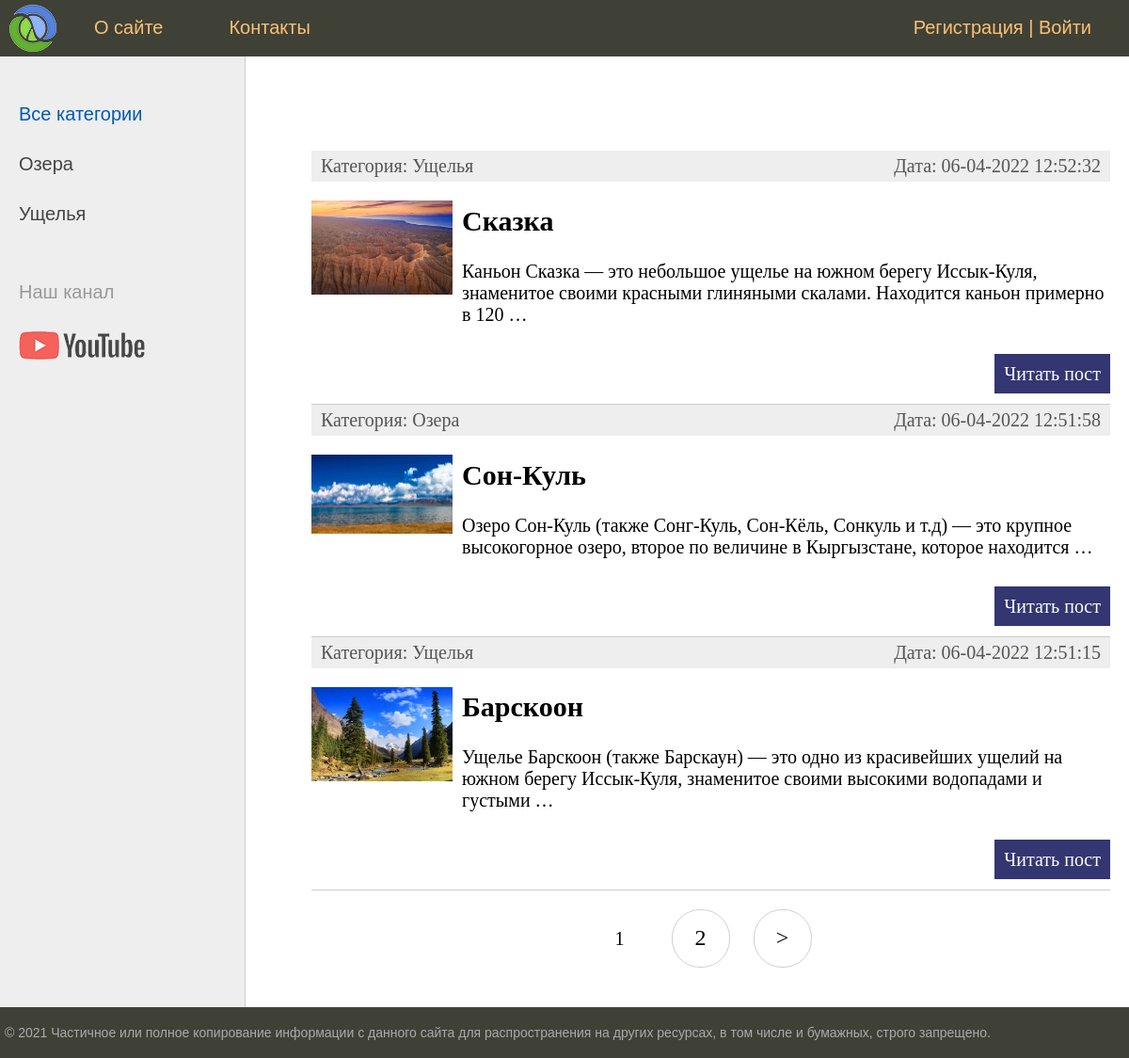
The page / on the database its author committed.
### tours/models.py (models this page shows, shortened)
class Categories(models.Model):
    name = models.CharField(max_length=100, db_index=True, verbose_name='Категория')
    slug = models.SlugField(max_length=255, unique=True, db_index=True, verbose_name='URL')
    class Meta:
        verbose_name = 'Категория'
        verbose_name_plural = 'Категории'
        ordering = ['id']
    def __str__(self):
        return self.name
    def get_absolute_url(self):
        return reverse('category', kwargs={'cat_slug': self.slug})

class Tours(models.Model):
    title = models.CharField(max_length=255, verbose_name='Заголовок')
    slug = models.SlugField(max_length=255, unique=True, db_index=True, verbose_name='URL')
    content = models.TextField(blank=True, verbose_name='Содержание')
    photo = models.ImageField(upload_to='photos/%Y/%m/%d', verbose_name='Превью')
    time_create = models.DateTimeField(auto_now_add=True, verbose_name='Время создания')
    time_update = models.DateTimeField(auto_now=True, verbose_name='Время обновления')
    is_published = models.BooleanField(default=True, verbose_name='Опубликовано')
    cat_id = models.ForeignKey('Categories', on_delete=models.PROTECT, null=True, verbose_name='Категория')
    class Meta:
        verbose_name = 'Тур'
        verbose_name_plural = 'Туры'
        ordering = ['-time_update', 'title']
    def get_absolute_url(self):
        return reverse('post', kwargs={'post_slug': self.slug})

### tours/views.py (the view)
# urls.py: path('', ToursHome.as_view(), name='home'),
class ToursHome(DataMixin, ListView):
    model = Tours
    template_name = 'tours/index.html'
    context_object_name = 'tours'
    def get_context_data(self, *, object_list=None, **kwargs):
        context = super().get_context_data(**kwargs)
        c_def = self.get_user_context(title='Главная страница')
        return context | c_def
    def get_queryset(self):
        return Tours.objects.filter(is_published=True).select_related('cat_id')

### tours/templatetags/tours_tags.py (called while the page is built)
@register.inclusion_tag('tours/list_categories.html')
def show_categories(cats, cat_selected = 0):
    return {'cats': cats, 'cat_selected': cat_selected}

@register.inclusion_tag('tours/list_menu.html')
def show_menu(menu, user):
    return {'menu': menu , 'user': user}

### tours/utils.py (called while the page is built)
    def get_user_context(self, **kwargs):
        context = kwargs
        cats = cache.get('cats')
        if not cats:
            context['cats'] = Categories.objects.annotate(Count('tours'))
            cache.set('cats', cats, 60)
        user_menu = menu.copy()
        if not self.request.user.is_authenticated:
            user_menu.pop(1)
        context['menu'] = user_menu
        if 'cat_selected' not in context:
            context['cat_selected'] = 0
        return context

### tours/templates/tours/index.html (shortened to what this page needs)
{% extends 'tours/base.html' %}
{% block content %}
<ul class="list-articles">
	{% for item in tours %}
	<li><div class="article-panel">
		<p class="first">Категория: {{item.cat_id}}</p>
		<p class="last">Дата: {{item.time_update|date:"d-m-Y H:i:s"}}</p>
	</div>
		{% if item.photo %}
			<p><img class='img-article-left thumb' src = "{{ item.photo.url }}"></p>
		{% endif %}
		<h2>{{item.title}}</h2>
		{% autoescape on %}
			<p>{{item.content|linebreaks|truncatewords:20}}</p>
		{% endautoescape %}
			<p class="link-read-post"><a href="{{item.get_absolute_url}}">Читать пост</a></p>
	</li>
	{% endfor %}
</ul>
{% endblock %}

### tours/templates/tours/base.html (shortened to what this page needs)
{% load static %}
{% load tours_tags %}
<!DOCTYPE html>
<html>
<head>
	<link type="text/css" href="{% static 'tours/css/styles.css' %}" rel="stylesheet" />
</head>
<body>
<table class="table-page" border=0 cellpadding="0" cellspacing="0">
<tr><td valign=top>
{% block mainmenu %}
		<div class="header">
			<ul id="mainmenu" class="mainmenu">
			<li class="logo"><a href="{% url 'home' %}"><div class="logo"></div></a></li>
		{% show_menu menu=menu user=user %}
			</ul>
		</div>
{% endblock mainmenu %}
<table class="table-content" border=0 cellpadding="0" cellspacing="0">
<tr>
	<td valign="top" class="left-chapters">
	<ul id="leftchapters">
		{% if cat_selected == 0 %}
			<li class="selected">Все категории</li>
		{% else %}
			<li><a href="{% url 'home' %}">Все категории</a></li>
		{% endif %}
		{% show_categories cats=cats cat_selected=cat_selected  %}
		<li class="share">
		<p>Наш канал</p>
		<a class="share-yt" href="https://www.youtube.com/channel/UClJzWfGWuGJL2t-3dYKcHTA/playlists" target="_blank" rel="nofollow"></a>
		</li>
	</ul>
</td>
<td valign="top" class="content">
	<div class="content-text">
{% block content %}
{% endblock %}
{% if page_obj.has_other_pages %}
<nav class="list-pages">
	<ul>
		{% for p in paginator.page_range %}
		{% if page_obj.number == p %}
			<li class="page-num page-num-selected">{{p}}</li>
		{% elif p >= page_obj.number|add:-2 and p <= page_obj.number|add:2 %}
			<li class="page-num">
				<a href="?page={{p}}">{{p}}</a>
			</li>
		{% endif %}
		{% endfor %}
		{% if page_obj.has_next %}
		<li class="page-num">
			<a href="?page={{page_obj.next_page_number }}">&gt;</a>
		</li>
		{% endif %}
	</ul>
</nav>
{% endif %}
	</div>
</td></tr></table>
</td></tr>
<tr><td valign=top>
	<div id="footer">
		<p>&copy; 2021 Частичное или полное копирование информации с данного сайта для распространения на других ресурсах, в том числе и бумажных, строго запрещено.</p>
	</div>
</td></tr></table>
</body>
</html>

### tours/templates/tours/list_menu.html
{% for m in menu %}
	<li><a href="{% url m.url_name %}">{{m.title}}</a></li>
{% endfor %}
{% if user.is_authenticated %}
	<li class="last"> {{user.username}} | <a href="{% url 'logout' %}">Выйти</a></li>
	{% else %}
		<li class="last"><a href="{% url 'register' %}">Регистрация</a> | <a href="{% url 'login' %}">Войти</a></li>
	{% endif %}

### tours/templates/tours/list_categories.html
{% for cat in cats %}
{% if cat.tours__count > 0 %}
    {% if cat_selected.slug == cat.slug %}
        <li class="selected">{{cat.name}}</li>
    {% else %}
        <li><a href="{{cat.get_absolute_url}}">{{cat.name}}</a></li>
    {% endif%}
{% endif%}
{% endfor %}

### tours/static/tours/css/styles.css (style rules this page uses)
html, body { font-family: 'Arial'; margin: 0; padding: 0; height: 100%; width: 100%; color: #444; }
a { color: #0059b2; text-decoration: none; }
img { max-width: 600px; height: auto; }
img.img-article-left { max-width: 300px; height: auto; float: left; padding: 0 10px 10px 0; }
img.img-article-left.thumb { max-width: 150px; height: auto; }
p.link-read-post { text-align: right; }
p.link-read-post a { padding: 10px; min-width: 100px; background: #333671; color: #fff; text-decoration: none; }
div.article-panel { background: #eee; padding: 5px 10px 5px 10px; box-sizing: border-box; overflow: hidden; color: #555; }
div.article-panel p.first { margin: 0; float: left; }
div.article-panel p.last { margin: 0; float: right; }
ul.list-articles { list-style: none; margin: 0; padding: 0; }
ul.list-articles li { border-bottom: 1px solid #ccc; }
.table-page { width: 100%; height: 100%; vertical-align: top; }
.table-page tr { height: 100%; }
.header { background: #3F4137; height: 60px; }
.logo { background: url('../images/logo.png') no-repeat 10px 5px; width: 70px; height: 60px; }
ul.mainmenu { list-style: none; margin: 0; padding: 0; height: 60px; color: #fdc073; font-size: 20px; overflow: hidden; }
ul.mainmenu li { float: left; margin: 18px 40px 0 30px; }
ul.mainmenu li.logo { margin: 0; }
ul.mainmenu li.last { float: right; }
ul.mainmenu li a { color: #fdc073; text-decoration: none; }
.table-content { width: 100%; min-height: 100%; height: 100%; }
.left-chapters { margin: 0; background: #eee; border-right: 1px solid #ccc; min-height: 100%; }
.left-chapters ul { width: 230px; min-height: 100%; margin: 0; padding: 20px 10px 10px 20px; list-style: none; font-size: 20px; }
.left-chapters ul li { margin: 30px 0 0 0; color: #999; }
.left-chapters ul li.selected { color: #0059b2; }
.left-chapters ul li a { color: #444; text-decoration: none; }
.left-chapters ul li.share { margin: 60px 0 0 0; }
.left-chapters ul li.share p { margin: 30px 0 30px 0; }
.left-chapters ul li.share a { display: inline-block; width: 40px; height: 40px; margin: 0 20px 0 0; }
.left-chapters ul li.share a.share-yt { width: 100%; height: 30px; background: url('../images/share_yt.png') no-repeat 0 0 }
.content { padding: 40px 20px 20px 40px; width: 100%; box-sizing: border-box; }
.content-text { margin: 60px 0 0 30px; color: #000; font-size: 20px; font-family: Yandex Sans Display Light; }
#footer { box-sizing: border-box; background: #3F4137; padding: 5px; color: #aaa; font-size: 14px; font-family: Verdana, Geneva, Arial, Helvetica; text-align: left; overflow: hidden; }
.list-pages { text-align: center; margin: 0 0 20px 0; }
.list-pages ul { margin: 20px 0 0 0; padding: 0; list-style: none; }
.list-pages ul li { display: inline-block; margin: 0 20px 0 0; }
.list-pages a { color: #000; font-size: 24px; text-decoration: none; }
.list-pages .page-num, .page-num-selected { display: inline-block; width: 60px; height: 44px; padding: 16px 0 0 0; border: 1px solid #d0d0d0; border-radius: 30px; }
.list-pages .page-num-selected { border: none; color: #000; font-size: 20px; }

### rows shown on the page
Categories: name "Озера"
Categories: name "Ущелья"
Tours: cat_id "Ущелья", time_update "06-04-2022 12:52:32", photo (picture), title "Сказка", content "Каньон Сказка — это небольшое ущелье на южном берегу Иссык-Куля, знаменитое своими красными глиняными скалами. Находится каньон примерно в 120 …"
Tours: cat_id "Озера", time_update "06-04-2022 12:51:58", photo (picture), title "Сон-Куль", content "Озеро Сон-Куль (также Сонг-Куль, Сон-Кёль, Сонкуль и т.д) — это крупное высокогорное озеро, второе по величине в Кыргызстане, которое находится …"
Tours: cat_id "Ущелья", time_update "06-04-2022 12:51:15", photo (picture), title "Барскоон", content "Ущелье Барскоон (также Барскаун) — это одно из красивейших ущелий на южном берегу Иссык-Куля, знаменитое своими высокими водопадами и густыми …"

### other values the page prints
{{ m.title }} "О сайте" "Контакты"
{{ p }} "1"
{{ p }} "2"
